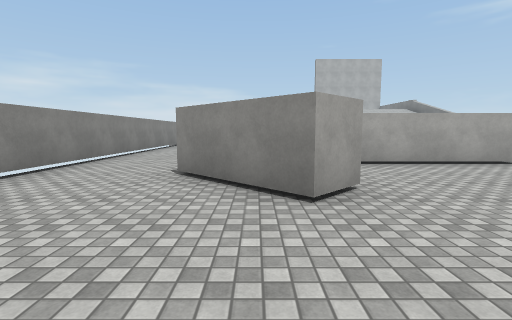
view 1 (above)

20 first-person views from a walk through a 3-D level made in the Unity game engine. The camera is 1.4 m above the floor, tilts 6° down and sees 85° across. The floor is counted in squares, 2 m on a side. Each view is taken from the middle of a square. On the plan, view 1 faces up. The plan holds only what a view shows up to about 9 squares ahead; the rest is blank. The place goes on beyond the plan. Some animated figures are not drawn. Surface patterns are stand-ins for the level's own textures.

view 2
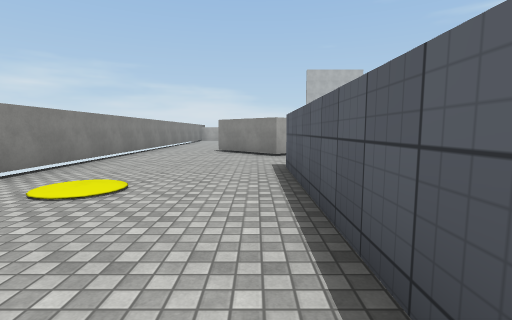

view 3
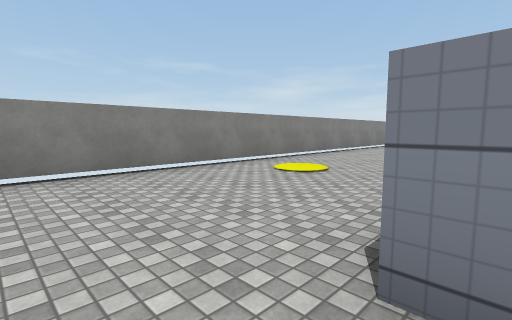

view 4
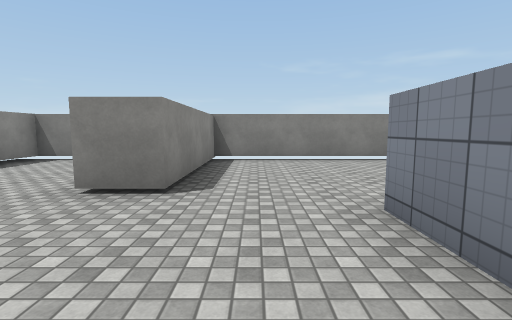

view 5
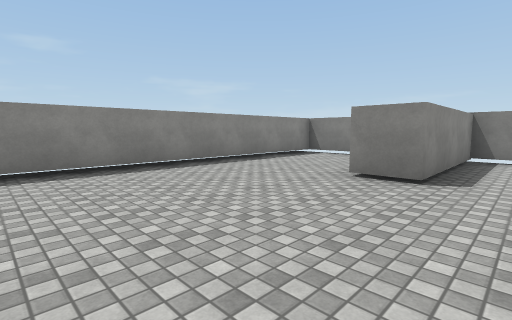

view 6
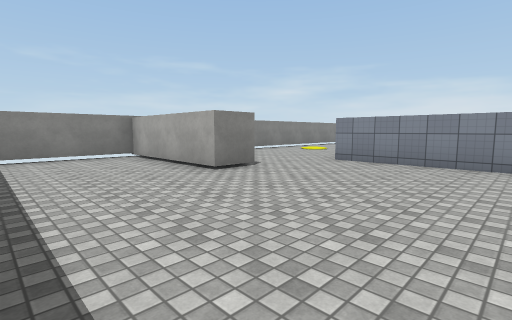

view 7
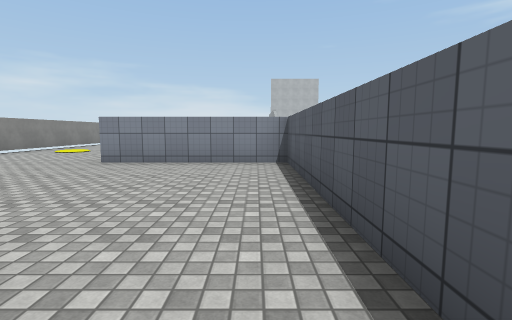

view 8
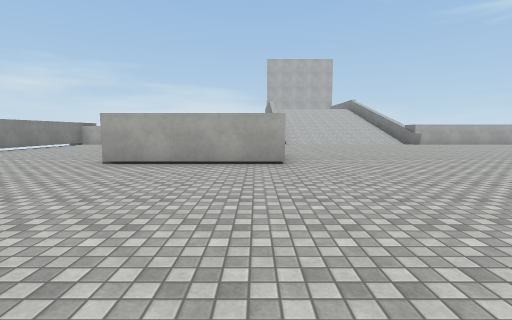

view 9
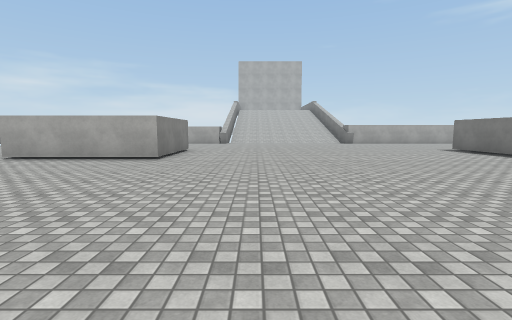

view 10
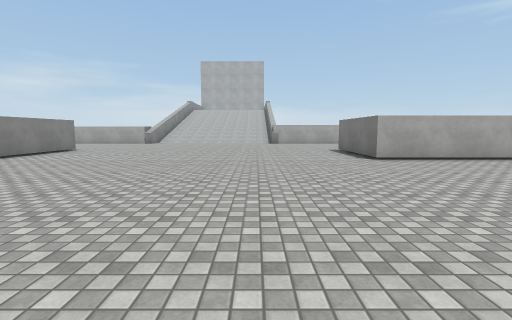

view 11
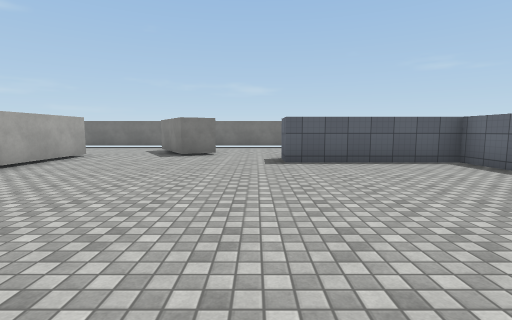

view 12
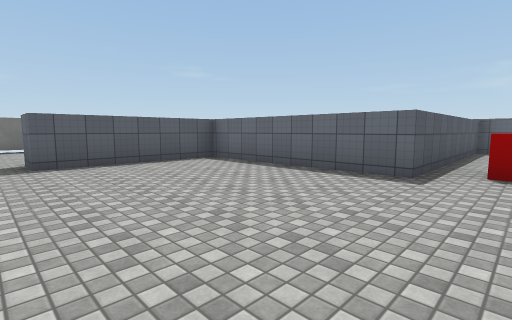

view 13
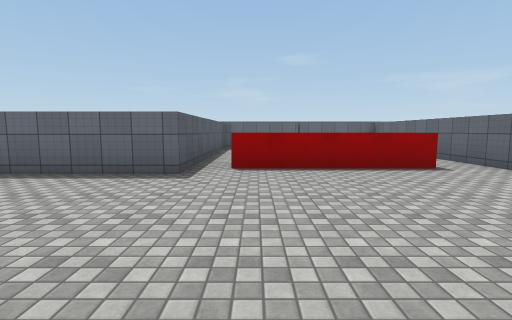

view 14
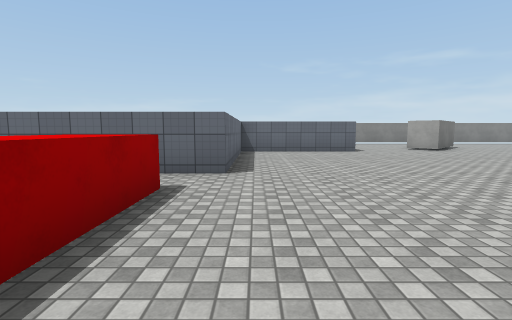

view 15
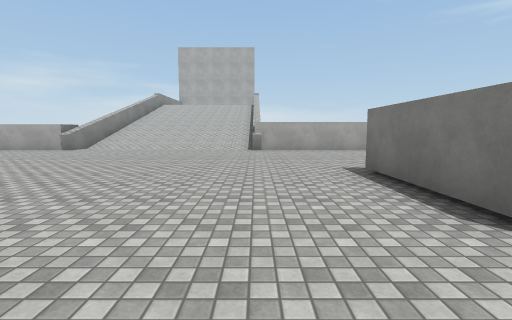

view 16
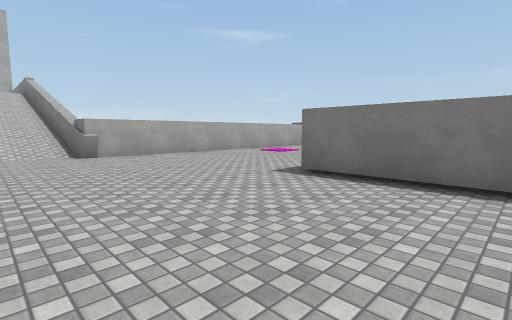

view 17
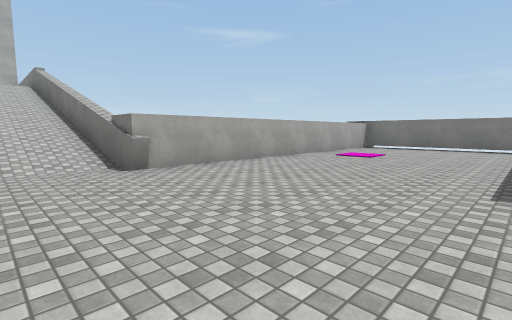

view 18
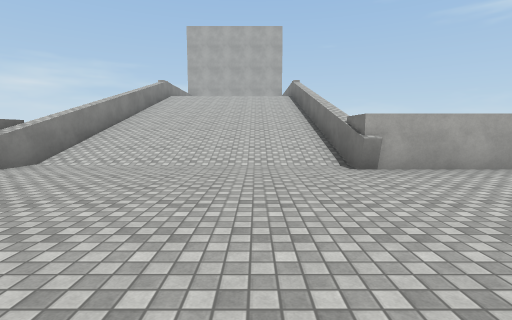

view 19
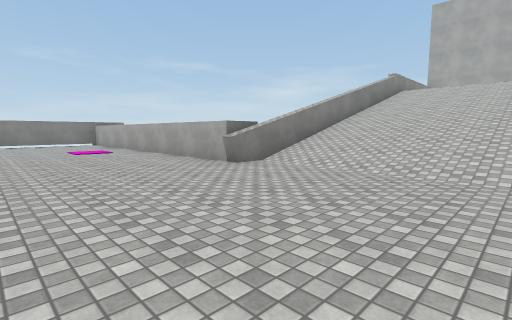

view 20
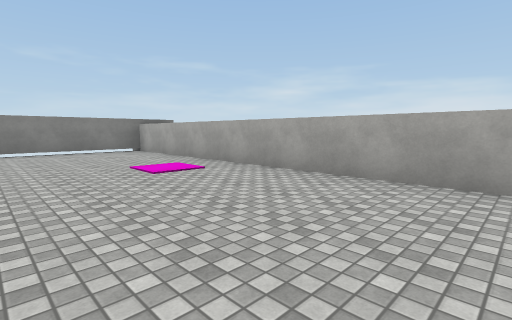

### Floor plan
Key: @ floor where view 1 was taken; # wall or solid block; . floor; / step, stairs or slope; ^ raised ledge; O other object.
Columns run from 4 left of view 1 to 23 right of it. Each row starts with its distance up from view 1.
 18           ^//////^
 17           ^//////^
 16           ^//////^
 15           #//////#
 14 ###########......#######
 13 #....O..................
 12 #....O...................
 11 #.........................
 10 #..........................#
  9 #....     ................
  8 #.....   #.........#
  7 #.....   #.........#
  6 #.....####.........####..
  5 #... ....................
  4 #..##....................#
  3 #...##.................###
  2 #........................
  1 #.........................
  0 #...@#................#....#
 -1 #....#................#
 -2 #....#................#
 -3 #....#................#
 -4 #....######......######
 -5 #........##.^^^^.#
 -6 #........##.    .#
 -7 #####....##     .#
 -8 #####....##     .#
 -9 #........#      .#
-10 #........#      ##
-11 #........
-12 #########

Positions as (right, up) in squares from view 1, and headings:
1: (0, 0), facing up
2: (0, -5), facing up
3: (1, -6), facing up-left
4: (3, -6), facing left
5: (4, -6), facing down-left
6: (4, -11), facing up-left
7: (4, -11), facing up
8: (5, 0), facing up
9: (8, -1), facing up
10: (12, -1), facing up
11: (11, 1), facing right
12: (11, 1), facing down-right
13: (11, 1), facing down
14: (11, -3), facing left
15: (13, 4), facing up
16: (11, 6), facing up-right
17: (11, 9), facing up-right
18: (11, 9), facing up
19: (11, 10), facing up-left
20: (6, 10), facing up-left
